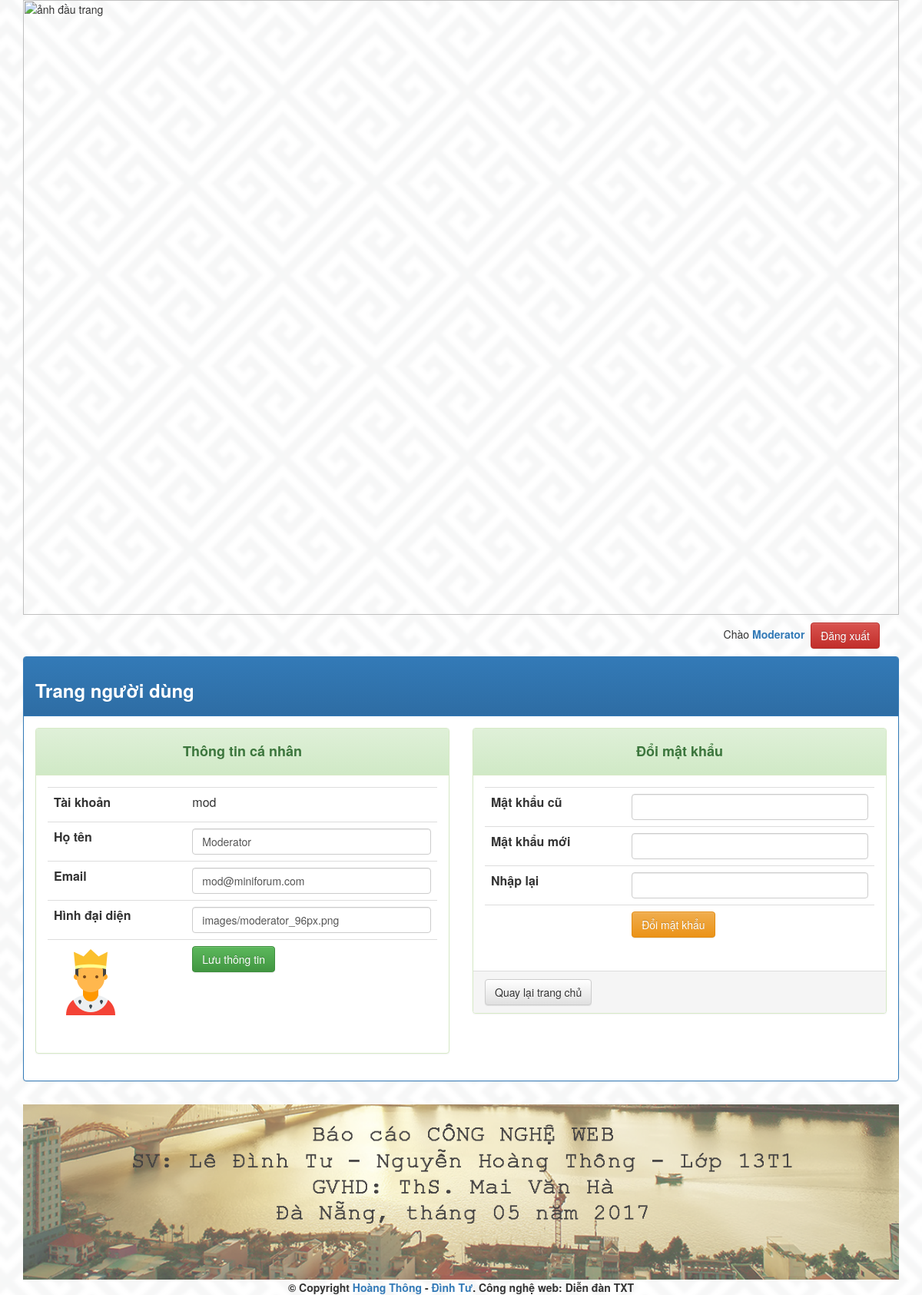
The app's page /user_panel.php (signed in) with its own data.
### tables this page shows
CREATE TABLE IF NOT EXISTS `users` (
  `username` varchar(50) NOT NULL,
  `password` varchar(50) NOT NULL,
  `level` tinyint(4) NOT NULL DEFAULT '4',
  `full_name` varchar(50) NOT NULL,
  `email` varchar(50) NOT NULL,
  `is_blocked` bit(1) NOT NULL DEFAULT b'0',
  `created_time` timestamp NOT NULL DEFAULT CURRENT_TIMESTAMP,
  `last_login_time` timestamp NULL DEFAULT NULL,
  `avatar_url` varchar(255) DEFAULT 'images/member_96px.png',
  PRIMARY KEY (`username`),
  UNIQUE KEY `email` (`email`)
);

### user_panel.php (the view, shortened to what this page needs)
<?php require("_header.php");
$get_username=$_SESSION['session_username'];
$sql="SELECT * FROM users WHERE username = '$get_username'";
$result=mysql_query($sql);
$row = mysql_fetch_array($result);
?>
	<div class="container">
		<div class="panel panel-primary ">
			<div class="panel-heading">
				<h3><b>Trang người dùng</b></h3>
			</div>
			<div class="panel-body">
				<div class="row">
					<div class="col-md-6">
						<div class="panel panel-success">
							<div class="panel-heading text-center">
								<h4>
									<b>Thông tin cá nhân</b><br>
								</h4>
							</div>
							<div class="panel-body">
								<form name="changeinfo" id="changeinfo" method="POST" action="do_update.php">
									<table class="table">
									<tr>
										<td><label>Tài khoản</label></td>
										<td><?php echo $_SESSION['session_username'];?></td>
									</tr>
									<tr>
										<td><label>Họ tên</label></td>
										<td><input class="form-control" type="text" name="full_name" value="<?=$row['full_name']?>" required>
										</td>
									</tr>
									<tr>
										<td><label>Email</label></td>
										<td><input class="form-control" type="text" value="<?=$row['email']?>" name="email" required></td>
									</tr>
									<tr>
										<td><label>Hình đại diện</label></td>
										<td><input class="form-control" type="text" value="<?=$row['avatar_url']?>" name="avatar_url"></td>
									</tr>
									<tr>
										<td>
											<img src="<?=$row['avatar_url']?>" width="96" height="96">
										</td>
										<td><button type="submit" class="btn btn-success">Lưu thông tin</button></td>
									</tr>
								</table>
							</form>
							</div>
						</div>
					</div>
					<div class="col-md-6">
						<div class="panel panel-success">
							<div class="panel-heading text-center">
								<h4><b>Đổi mật khẩu</b></h4>
							</div>
							<div class="panel-body">
								<form name="form" method="POST" id="changepass" action="do_update.php" >
									<table class="table">
										<tr>
											<td><label>Mật khẩu cũ</label></td>
											<td><input class="form-control" type="password" name="old_password" required></td>
										</tr>
										<tr>
											<td><label>Mật khẩu mới</label></td>
											<td><input class="form-control" type="password" name="new_password" required></td>
										</tr>
										<tr>
											<td><label>Nhập lại</label></td>
											<td><input class="form-control" type="password" name="new_password_confirm" required></td>
										</tr>
										<tr>
											<td></td>
											<td><button type="submit" class="btn btn-warning">Đổi mật khẩu</button></td>
										</tr>
									</table>
								</form>
							</div>
							<div class="panel-footer">
								<a href="index.php" class="btn btn-default">Quay lại trang chủ</a></span>
							</div>
						</div>
					</div>
				</div>
			</div>
		</div>
	</div>
<?php require('_footer.php'); ?>

### css/texteditor.css (style rules this page uses)
*, *:before, *:after { box-sizing: border-box; -webkit-font-smoothing: antialiased; -moz-osx-font-smoothing: greyscale; }
body { background: #fff; }

### _header.php (style rules this page uses)
body { background: url("images/background-pattern.png") repeat; }

### records on screen
users: full_name "Moderator", email "mod@miniforum.com", avatar_url "images/moderator_96px.png", avatar_url (picture)

### other values on screen
$_SESSION['session_full_name'] "Moderator"
$_SESSION['session_username'] "mod"
